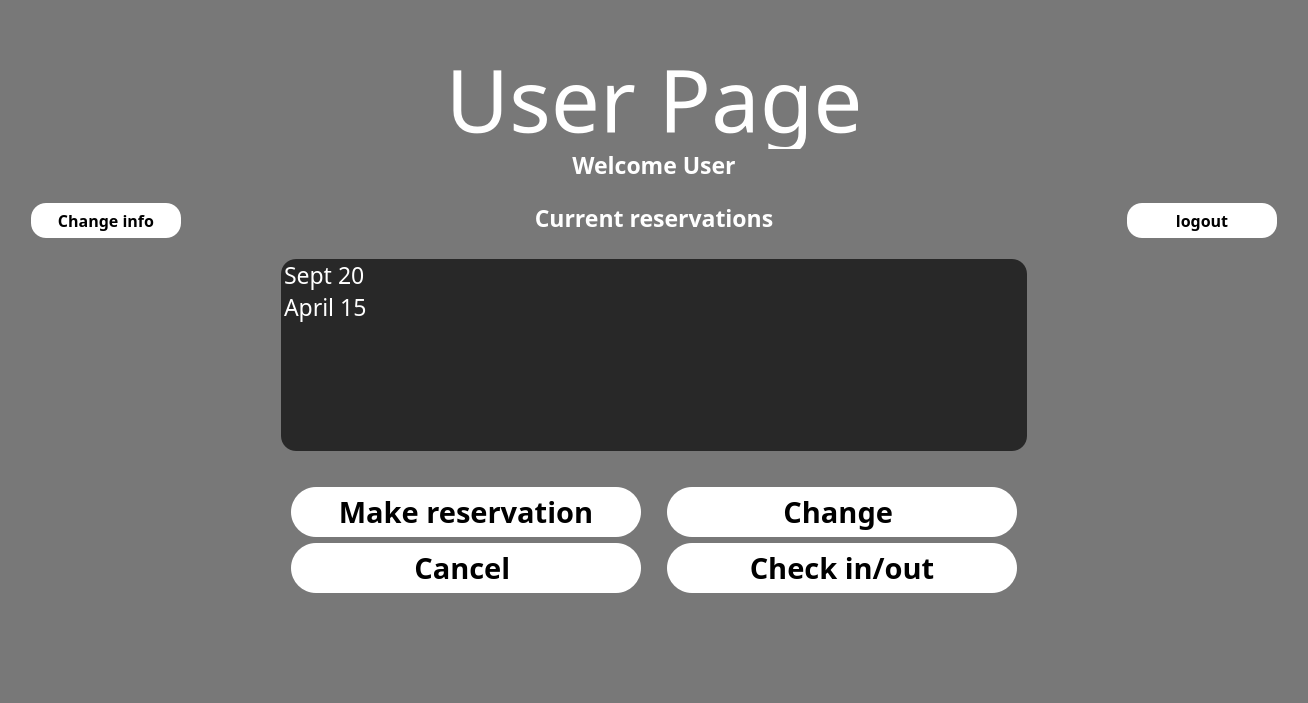
         <widget class="QWidget" name="user">
          <layout class="QVBoxLayout" name="verticalLayout_22">
           <property name="spacing">
            <number>0</number>
           </property>
           <property name="leftMargin">
            <number>0</number>
           </property>
           <property name="topMargin">
            <number>0</number>
           </property>
           <property name="rightMargin">
            <number>0</number>
           </property>
           <property name="bottomMargin">
            <number>0</number>
           </property>
           <item>
            <widget class="QFrame" name="frame_19">
             <property name="styleSheet">
              <string notr="true">

QFrame
{
	background:rgba(0,0,0,0.5);
	
	
}

*{
	
}


QLabel
{
	color:white;
	background: transparent;
}



QLineEdit
{
	background:transparent;
	border:none;
	color: rgb(15, 15, 15);
	border-bottom:1px solid  rgb(35, 35, 35);
}



</string>
             </property>
             <property name="frameShape">
              <enum>QFrame::NoFrame</enum>
             </property>
             <property name="frameShadow">
              <enum>QFrame::Raised</enum>
             </property>
             <layout class="QVBoxLayout" name="verticalLayout_2">
              <item>
               <spacer name="verticalSpacer_12">
                <property name="orientation">
                 <enum>Qt::Vertical</enum>
                </property>
                <property name="sizeType">
                 <enum>QSizePolicy::Fixed</enum>
                </property>
                <property name="sizeHint" stdset="0">
                 <size>
                  <width>20</width>
                  <height>40</height>
                 </size>
                </property>
               </spacer>
              </item>
              <item>
               <widget class="QLabel" name="label_18">
                <property name="maximumSize">
                 <size>
                  <width>16777215</width>
                  <height>100</height>
                 </size>
                </property>
                <property name="font">
                 <font>
                  <family>Azonix</family>
                  <pointsize>65</pointsize>
                 </font>
                </property>
                <property name="text">
                 <string>User Page</string>
                </property>
                <property name="alignment">
                 <set>Qt::AlignCenter</set>
                </property>
               </widget>
              </item>
              <item>
               <widget class="QLabel" name="label_welcome">
                <property name="maximumSize">
                 <size>
                  <width>16777215</width>
                  <height>20</height>
                 </size>
                </property>
                <property name="font">
                 <font>
                  <family>Lucida Fax</family>
                  <pointsize>17</pointsize>
                  <weight>75</weight>
                  <bold>true</bold>
                 </font>
                </property>
                <property name="styleSheet">
                 <string notr="true">	background:rgba(0,0,0,0);
</string>
                </property>
                <property name="text">
                 <string>Welcome User</string>
                </property>
                <property name="alignment">
                 <set>Qt::AlignCenter</set>
                </property>
               </widget>
              </item>
              <item>
               <widget class="QFrame" name="frame_20">
                <property name="minimumSize">
                 <size>
                  <width>0</width>
                  <height>500</height>
                 </size>
                </property>
                <property name="styleSheet">
                 <string notr="true">	background:rgba(0,0,0,0);
</string>
                </property>
                <property name="frameShape">
                 <enum>QFrame::StyledPanel</enum>
                </property>
                <property name="frameShadow">
                 <enum>QFrame::Raised</enum>
                </property>
                <layout class="QVBoxLayout" name="verticalLayout_19">
                 <property name="leftMargin">
                  <number>0</number>
                 </property>
                 <property name="topMargin">
                  <number>0</number>
                 </property>
                 <property name="rightMargin">
                  <number>0</number>
                 </property>
                 <item>
                  <widget class="QFrame" name="frame_21">
                   <property name="frameShape">
                    <enum>QFrame::StyledPanel</enum>
                   </property>
                   <property name="frameShadow">
                    <enum>QFrame::Raised</enum>
                   </property>
                   <layout class="QGridLayout" name="gridLayout_16">
                    <property name="leftMargin">
                     <number>0</number>
                    </property>
                    <property name="topMargin">
                     <number>0</number>
                    </property>
                    <property name="rightMargin">
                     <number>0</number>
                    </property>
                    <property name="bottomMargin">
                     <number>0</number>
                    </property>
                    <property name="spacing">
                     <number>0</number>
                    </property>
                    <item row="0" column="0">
                     <widget class="QFrame" name="frame_22">
                      <property name="frameShape">
                       <enum>QFrame::StyledPanel</enum>
                      </property>
                      <property name="frameShadow">
                       <enum>QFrame::Raised</enum>
                      </property>
                      <layout class="QVBoxLayout" name="verticalLayout_41">
                       <item>
                        <widget class="QFrame" name="frame_54">
                         <property name="maximumSize">
                          <size>
                           <width>16777215</width>
                           <height>50</height>
                          </size>
                         </property>
                         <property name="frameShape">
                          <enum>QFrame::StyledPanel</enum>
                         </property>
                         <property name="frameShadow">
                          <enum>QFrame::Raised</enum>
                         </property>
                         <layout class="QHBoxLayout" name="horizontalLayout_14">
                          <item>
                           <widget class="QPushButton" name="btn_account">
                            <property name="sizePolicy">
                             <sizepolicy hsizetype="Minimum" vsizetype="Fixed">
                              <horstretch>0</horstretch>
                              <verstretch>0</verstretch>
                             </sizepolicy>
                            </property>
                            <property name="minimumSize">
                             <size>
                              <width>0</width>
                              <height>35</height>
                             </size>
                            </property>
                            <property name="maximumSize">
                             <size>
                              <width>150</width>
                              <height>35</height>
                             </size>
                            </property>
                            <property name="font">
                             <font>
                              <family>Azonix</family>
                              <pointsize>12</pointsize>
                              <weight>75</weight>
                              <bold>true</bold>
                             </font>
                            </property>
                            <property name="styleSheet">
                             <string notr="true">QPushButton
{
	border-radius: 15px;
	background-color: rgb(255, 255, 255);;
	color: rgb(0, 0, 0);

}

QPushButton:hover
{
	background: rgba(0, 0, 0, 0.75);
	color: rgb(255, 255, 255);
	
}</string>
                            </property>
                            <property name="text">
                             <string>Change info</string>
                            </property>
                           </widget>
                          </item>
                          <item>
                           <widget class="QLabel" name="label_5">
                            <property name="maximumSize">
                             <size>
                              <width>16777215</width>
                              <height>20</height>
                             </size>
                            </property>
                            <property name="font">
                             <font>
                              <family>Lucida Fax</family>
                              <pointsize>17</pointsize>
                              <weight>75</weight>
                              <bold>true</bold>
                             </font>
                            </property>
                            <property name="styleSheet">
                             <string notr="true">	background:rgba(0,0,0,0);
</string>
                            </property>
                            <property name="text">
                             <string>Current reservations</string>
                            </property>
                            <property name="alignment">
                             <set>Qt::AlignCenter</set>
                            </property>
                           </widget>
                          </item>
                          <item>
                           <widget class="QPushButton" name="btn_logout">
                            <property name="sizePolicy">
                             <sizepolicy hsizetype="Minimum" vsizetype="Fixed">
                              <horstretch>0</horstretch>
                              <verstretch>0</verstretch>
                             </sizepolicy>
                            </property>
                            <property name="minimumSize">
                             <size>
                              <width>0</width>
                              <height>35</height>
                             </size>
                            </property>
                            <property name="maximumSize">
                             <size>
                              <width>150</width>
                              <height>35</height>
                             </size>
                            </property>
                            <property name="font">
                             <font>
                              <family>Azonix</family>
                              <pointsize>12</pointsize>
                              <weight>75</weight>
                              <bold>true</bold>
                             </font>
                            </property>
                            <property name="styleSheet">
                             <string notr="true">QPushButton
{
	border-radius: 15px;
	background-color: rgb(255, 255, 255);;
	color: rgb(0, 0, 0);

}

QPushButton:hover
{
	background: rgba(0, 0, 0, 0.75);
	color: rgb(255, 255, 255);
	
}</string>
                            </property>
                            <property name="text">
                             <string>logout</string>
                            </property>
                           </widget>
                          </item>
                         </layout>
                        </widget>
                       </item>
                       <item>
                        <widget class="QFrame" name="frame_55">
                         <property name="frameShape">
                          <enum>QFrame::StyledPanel</enum>
                         </property>
                         <property name="frameShadow">
                          <enum>QFrame::Raised</enum>
                         </property>
                         <layout class="QHBoxLayout" name="horizontalLayout_16">
                          <item>
                           <spacer name="horizontalSpacer_3">
                            <property name="orientation">
                             <enum>Qt::Horizontal</enum>
                            </property>
                            <property name="sizeType">
                             <enum>QSizePolicy::Fixed</enum>
                            </property>
                            <property name="sizeHint" stdset="0">
                             <size>
                              <width>250</width>
                              <height>20</height>
                             </size>
                            </property>
                           </spacer>
                          </item>
                          <item>
                           <widget class="QListWidget" name="listWidget_reservations">
                            <property name="font">
                             <font>
                              <family>Lucida Fax</family>
                              <pointsize>17</pointsize>
                              <weight>50</weight>
                              <bold>false</bold>
                             </font>
                            </property>
                            <property name="layoutDirection">
                             <enum>Qt::LeftToRight</enum>
                            </property>
                            <property name="autoFillBackground">
                             <bool>false</bool>
                            </property>
                            <property name="styleSheet">
                             <string notr="true">color: rgb(255, 255, 255);
background-color: rgb(40, 40, 40);
border-radius: 15px;
</string>
                            </property>
                            <property name="frameShape">
                             <enum>QFrame::NoFrame</enum>
                            </property>
                            <property name="frameShadow">
                             <enum>QFrame::Sunken</enum>
                            </property>
                            <property name="lineWidth">
                             <number>1</number>
                            </property>
                            <property name="autoScrollMargin">
                             <number>10</number>
                            </property>
                            <property name="textElideMode">
                             <enum>Qt::ElideRight</enum>
                            </property>
                            <property name="flow">
                             <enum>QListView::TopToBottom</enum>
                            </property>
                            <property name="resizeMode">
                             <enum>QListView::Fixed</enum>
                            </property>
                            <property name="layoutMode">
                             <enum>QListView::SinglePass</enum>
                            </property>
                            <property name="spacing">
                             <number>9</number>
                            </property>
                            <property name="viewMode">
                             <enum>QListView::ListMode</enum>
                            </property>
                            <property name="uniformItemSizes">
                             <bool>false</bool>
                            </property>
                            <property name="sortingEnabled">
                             <bool>false</bool>
                            </property>
                            <item>
                             <property name="text">
                              <string>Sept 20</string>
                             </property>
                            </item>
                            <item>
                             <property name="text">
                              <string>April 15</string>
                             </property>
                            </item>
                           </widget>
                          </item>
                          <item>
                           <spacer name="horizontalSpacer_4">
                            <property name="orientation">
                             <enum>Qt::Horizontal</enum>
                            </property>
                            <property name="sizeType">
                             <enum>QSizePolicy::Fixed</enum>
                            </property>
                            <property name="sizeHint" stdset="0">
                             <size>
                              <width>250</width>
                              <height>20</height>
                             </size>
                            </property>
                           </spacer>
                          </item>
                         </layout>
                        </widget>
                       </item>
                       <item>
                        <widget class="QFrame" name="frame_23">
                         <property name="maximumSize">
                          <size>
                           <width>16777215</width>
                           <height>200</height>
                          </size>
                         </property>
                         <property name="frameShape">
                          <enum>QFrame::StyledPanel</enum>
                         </property>
                         <property name="frameShadow">
                          <enum>QFrame::Raised</enum>
                         </property>
                         <layout class="QHBoxLayout" name="horizontalLayout_7">
                          <item>
                           <spacer name="horizontalSpacer">
                            <property name="orientation">
                             <enum>Qt::Horizontal</enum>
                            </property>
                            <property name="sizeType">
                             <enum>QSizePolicy::Fixed</enum>
                            </property>
                            <property name="sizeHint" stdset="0">
                             <size>
                              <width>250</width>
                              <height>20</height>
                             </size>
                            </property>
                           </spacer>
                          </item>
                          <item>
                           <widget class="QFrame" name="frame_58">
                            <property name="frameShape">
                             <enum>QFrame::StyledPanel</enum>
                            </property>
                            <property name="frameShadow">
                             <enum>QFrame::Raised</enum>
                            </property>
                            <layout class="QGridLayout" name="gridLayout_10">
                             <item row="0" column="0">
                              <widget class="QPushButton" name="btn_reservation">
                               <property name="sizePolicy">
                                <sizepolicy hsizetype="Minimum" vsizetype="Fixed">
                                 <horstretch>0</horstretch>
                                 <verstretch>0</verstretch>
                                </sizepolicy>
                               </property>
                               <property name="minimumSize">
                                <size>
                                 <width>350</width>
                                 <height>50</height>
                                </size>
                               </property>
                               <property name="maximumSize">
                                <size>
                                 <width>350</width>
                                 <height>50</height>
                                </size>
                               </property>
                               <property name="font">
                                <font>
                                 <family>Azonix</family>
                                 <pointsize>22</pointsize>
                                 <weight>75</weight>
                                 <bold>true</bold>
                                </font>
                               </property>
                               <property name="styleSheet">
                                <string notr="true">QPushButton
{
	border-radius: 25px;
	background-color: rgb(255, 255, 255);;
	color: rgb(0, 0, 0);

}

QPushButton:hover
{
	background: rgba(0, 0, 0, 0.75);
	color: rgb(255, 255, 255);
	
}</string>
                               </property>
                               <property name="text">
                                <string>Make reservation</string>
                               </property>
                              </widget>
                             </item>
                             <item row="1" column="0">
                              <widget class="QPushButton" name="btn_cancel">
                               <property name="sizePolicy">
                                <sizepolicy hsizetype="Minimum" vsizetype="Fixed">
                                 <horstretch>0</horstretch>
                                 <verstretch>0</verstretch>
                                </sizepolicy>
                               </property>
                               <property name="minimumSize">
                                <size>
                                 <width>350</width>
                                 <height>50</height>
                                </size>
                               </property>
                               <property name="maximumSize">
                                <size>
                                 <width>350</width>
                                 <height>50</height>
                                </size>
                               </property>
                               <property name="font">
                                <font>
                                 <family>Azonix</family>
                                 <pointsize>22</pointsize>
                                 <weight>75</weight>
                                 <bold>true</bold>
                                </font>
                               </property>
                               <property name="styleSheet">
                                <string notr="true">QPushButton
{
	border-radius: 25px;
	background-color: rgb(255, 255, 255);;
	color: rgb(0, 0, 0);

}

QPushButton:hover
{
	background: rgba(0, 0, 0, 0.75);
	color: rgb(255, 255, 255);
	
}</string>
                               </property>
                               <property name="text">
                                <string>Cancel </string>
                               </property>
                              </widget>
                             </item>
                            </layout>
                           </widget>
                          </item>
                          <item>
                           <widget class="QFrame" name="frame_60">
                            <property name="frameShape">
                             <enum>QFrame::StyledPanel</enum>
                            </property>
                            <property name="frameShadow">
                             <enum>QFrame::Raised</enum>
                            </property>
                            <layout class="QGridLayout" name="gridLayout_9">
                             <item row="0" column="0">
                              <widget class="QPushButton" name="btn_change">
                               <property name="sizePolicy">
                                <sizepolicy hsizetype="Minimum" vsizetype="Fixed">
                                 <horstretch>0</horstretch>
                                 <verstretch>0</verstretch>
                                </sizepolicy>
                               </property>
                               <property name="minimumSize">
                                <size>
                                 <width>350</width>
                                 <height>50</height>
                                </size>
                               </property>
                               <property name="maximumSize">
                                <size>
                                 <width>350</width>
                                 <height>50</height>
                                </size>
                               </property>
                               <property name="font">
                                <font>
                                 <family>Azonix</family>
                                 <pointsize>22</pointsize>
                                 <weight>75</weight>
                                 <bold>true</bold>
                                </font>
                               </property>
                               <property name="styleSheet">
                                <string notr="true">QPushButton
{
	border-radius: 25px;
	background-color: rgb(255, 255, 255);;
	color: rgb(0, 0, 0);

}

QPushButton:hover
{
	background: rgba(0, 0, 0, 0.75);
	color: rgb(255, 255, 255);
	
}</string>
                               </property>
                               <property name="text">
                                <string>Change </string>
                               </property>
                              </widget>
                             </item>
                             <item row="1" column="0">
                              <widget class="QPushButton" name="btn_checkin">
                               <property name="sizePolicy">
                                <sizepolicy hsizetype="Minimum" vsizetype="Fixed">
                                 <horstretch>0</horstretch>
                                 <verstretch>0</verstretch>
                                </sizepolicy>
                               </property>
                               <property name="minimumSize">
                                <size>
                                 <width>350</width>
                                 <height>50</height>
                                </size>
                               </property>
                               <property name="maximumSize">
                                <size>
                                 <width>350</width>
                                 <height>50</height>
                                </size>
                               </property>
                               <property name="font">
                                <font>
                                 <family>Azonix</family>
                                 <pointsize>22</pointsize>
                                 <weight>75</weight>
                                 <bold>true</bold>
                                </font>
                               </property>
                               <property name="styleSheet">
                                <string notr="true">QPushButton
{
	border-radius: 25px;
	background-color: rgb(255, 255, 255);;
	color: rgb(0, 0, 0);

}

QPushButton:hover
{
	background: rgba(0, 0, 0, 0.75);
	color: rgb(255, 255, 255);
	
}</string>
                               </property>
                               <property name="text">
                                <string>Check in/out</string>
                               </property>
                              </widget>
                             </item>
                            </layout>
                           </widget>
                          </item>
                          <item>
                           <spacer name="horizontalSpacer_2">
                            <property name="orientation">
                             <enum>Qt::Horizontal</enum>
                            </property>
                            <property name="sizeType">
                             <enum>QSizePolicy::Fixed</enum>
                            </property>
                            <property name="sizeHint" stdset="0">
                             <size>
                              <width>250</width>
                              <height>20</height>
                             </size>
                            </property>
                           </spacer>
                          </item>
                         </layout>
                        </widget>
                       </item>
                       <item>
                        <spacer name="verticalSpacer_18">
                         <property name="orientation">
                          <enum>Qt::Vertical</enum>
                         </property>
                         <property name="sizeType">
                          <enum>QSizePolicy::Fixed</enum>
                         </property>
                         <property name="sizeHint" stdset="0">
                          <size>
                           <width>20</width>
                           <height>60</height>
                          </size>
                         </property>
                        </spacer>
                       </item>
                      </layout>
                     </widget>
                    </item>
                   </layout>
                  </widget>
                 </item>
                </layout>
               </widget>
              </item>
             </layout>
            </widget>
           </item>
          </layout>
         </widget>
